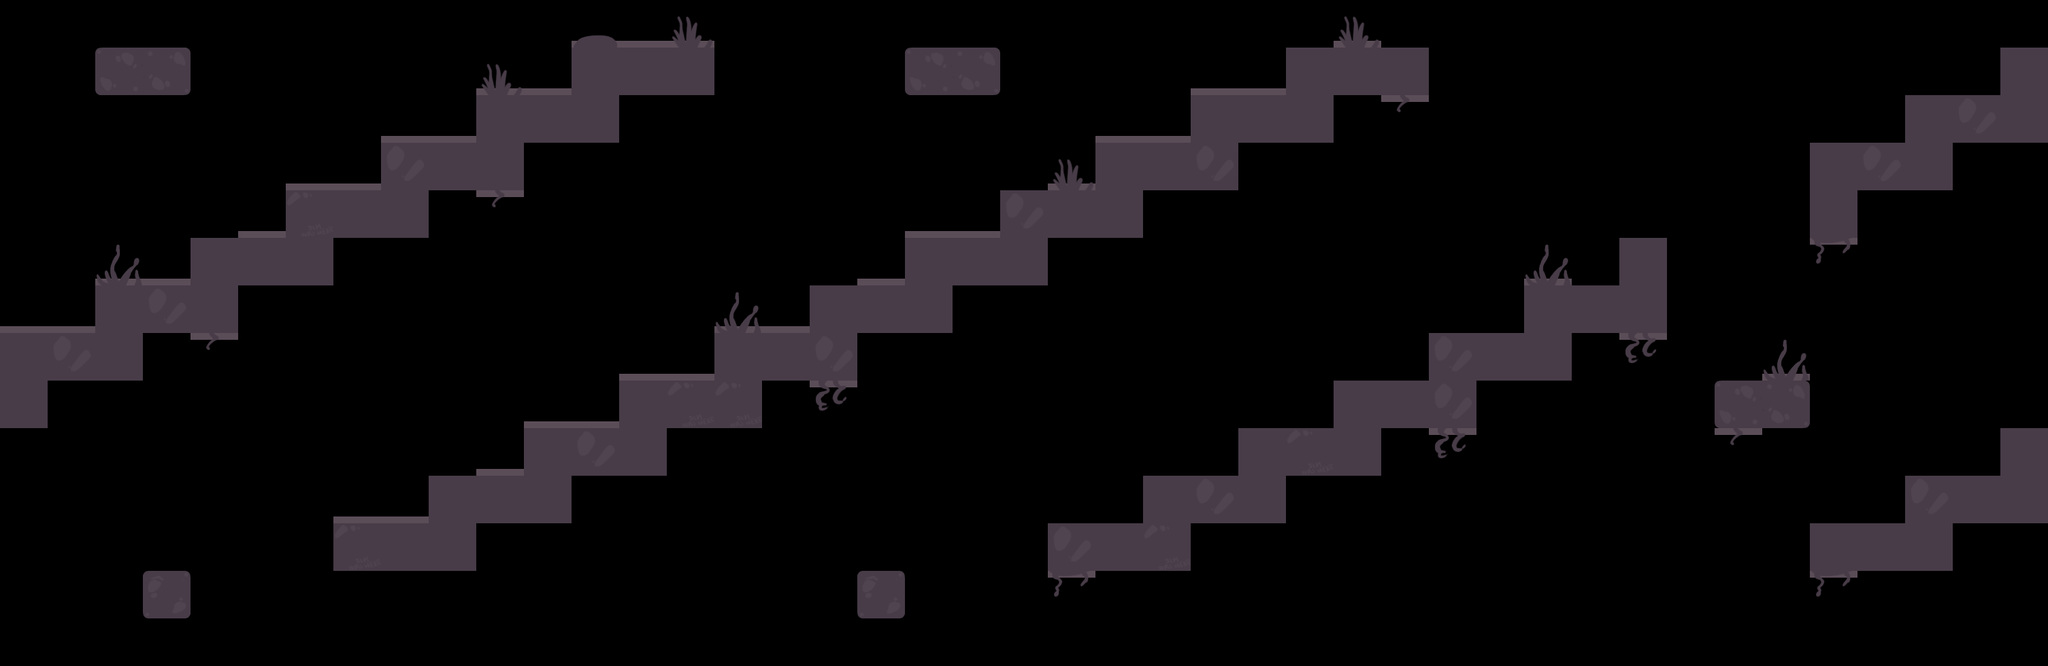

A level layout from a 2D game, rendered from its tile map. Below: a short description, then the map file with its tile-grid data intact:
An orthogonal 43x14 tile map with 70x70 px tiles, 1 tile layer (Capa de Patrones 1) and 15 objects.

<map version="1.0" tiledversion="1.1.5" orientation="orthogonal" renderorder="right-down" width="43" height="14" tilewidth="70" tileheight="70" infinite="0" nextobjectid="23">
 <tileset firstgid="1" source="../../tiles_fv.tsx" />
 <layer name="Capa de Patrones 1" width="43" height="14">
  <data encoding="csv">
0,0,0,0,0,0,0,0,0,0,0,0,4,8,1,0,0,0,0,0,0,0,0,0,0,0,0,0,1,0,0,0,0,0,0,0,0,0,0,0,0,0,0,
0,0,25,32,0,0,0,0,0,0,1,8,26,26,26,0,0,0,0,25,32,0,0,0,0,8,8,26,26,26,0,0,0,0,0,0,0,0,0,0,0,0,26,
0,0,0,0,0,0,0,0,8,8,26,26,26,0,0,0,0,0,0,0,0,0,0,8,8,26,26,26,0,7,0,0,0,0,0,0,0,0,0,0,26,27,26,
0,0,0,0,0,0,8,8,27,26,26,0,0,0,0,0,0,0,0,0,0,0,1,26,26,27,0,0,0,0,0,0,0,0,0,0,0,0,26,27,26,0,0,
0,0,0,0,0,8,30,26,26,0,7,0,0,0,0,0,0,0,0,8,8,27,26,26,0,0,0,0,0,0,0,0,0,0,0,0,0,0,26,0,0,0,0,
0,0,3,8,26,26,26,0,0,0,0,0,0,0,0,0,0,0,8,26,26,26,0,0,0,0,0,0,0,0,0,0,3,0,26,0,0,0,5,0,0,0,0,
8,8,26,27,26,0,0,0,0,0,0,0,0,0,0,3,8,26,26,26,0,0,0,0,0,0,0,0,0,0,0,0,26,26,26,0,0,0,0,0,0,0,0,
26,27,26,0,7,0,0,0,0,0,0,0,0,8,8,26,26,27,0,0,0,0,0,0,0,0,0,0,0,0,27,26,26,0,6,0,0,3,0,0,0,0,0,
26,0,0,0,0,0,0,0,0,0,0,8,8,26,30,30,0,6,0,0,0,0,0,0,0,0,0,0,26,26,27,0,0,0,0,0,25,32,0,0,0,0,0,
0,0,0,0,0,0,0,0,0,0,8,26,27,26,0,0,0,0,0,0,0,0,0,0,0,0,26,30,26,0,6,0,0,0,0,0,7,0,0,0,0,0,26,
0,0,0,0,0,0,0,8,8,26,26,26,0,0,0,0,0,0,0,0,0,0,0,0,26,27,26,0,0,0,0,0,0,0,0,0,0,0,0,0,27,26,26,
0,0,0,0,0,0,0,30,26,26,0,0,0,0,0,0,0,0,0,0,0,0,27,26,30,0,0,0,0,0,0,0,0,0,0,0,0,0,26,26,26,0,0,
0,0,0,24,0,0,0,0,0,0,0,0,0,0,0,0,0,0,24,0,0,0,5,0,0,0,0,0,0,0,0,0,0,0,0,0,0,0,5,0,0,0,0,
0,0,0,0,0,0,0,0,0,0,0,0,0,0,0,0,0,0,0,0,0,0,0,0,0,0,0,0,0,0,0,0,0,0,0,0,0,0,0,0,0,0,0
</data>
 </layer>
 <objectgroup name="spawn" />
 <objectgroup name="colision">
  <object id="2" x="0" y="630">
   <polyline points="0,0 0,-140 140,-140 140,-210 280,-210 280,-280 420,-280 420,-350 560,-350 560,-420 700,-420 700,-490 840,-490 840,-560 1050,-560 1050,-490 910,-490 910,-420 770,-420 770,-350 630,-350 630,-280 490,-280 490,-210 350,-210 350,-140 210,-140 210,-70 70,-70 70,0 0,0" />
  </object>
  <object id="3" x="490" y="770">
   <polyline points="0,0 140,0 140,-70 280,-70 280,-140 420,-140 420,-210 560,-210 560,-280 700,-280 700,-350 840,-350 840,-420 980,-420 980,-490 1120,-490 1120,-560 1260,-560 1260,-630 1400,-630 1400,-700 1610,-700 1610,-630 1470,-630 1470,-560 1330,-560 1330,-490 1190,-490 1190,-420 1050,-420 1050,-350 910,-350 910,-280 770,-280 770,-210 630,-210 630,-140 490,-140 490,-70 350,-70 350,0 210,0 210,70 0,70 0,0" />
  </object>
  <object id="4" x="1540" y="770">
   <polyline points="0,0 140,0 140,-70 280,-70 280,-140 420,-140 420,-210 560,-210 560,-280 700,-280 700,-350 840,-350 840,-420 910,-420 910,-280 770,-280 770,-210 630,-210 630,-140 490,-140 490,-70 350,-70 350,0 210,0 210,70 0,70 0,0" />
  </object>
  <object id="5" x="2660" y="350">
   <polyline points="0,0 0,-140 140,-140 140,-210 280,-210 280,-280 350,-280 350,-140 210,-140 210,-70 70,-70 70,0 0,0" />
  </object>
  <object id="6" x="2520" y="560">
   <polyline points="0,0 140,0 140,70 0,70 0,0" />
  </object>
  <object id="7" x="2660" y="770">
   <polyline points="0,0 140,0 140,-70 280,-70 280,-140 350,-140 350,0 210,0 210,70 0,70 0,0" />
  </object>
  <object id="14" x="140" y="70">
   <polyline points="0,0 140,0 140,70 0,70 0,0" />
  </object>
  <object id="15" x="1330" y="70">
   <polyline points="0,0 140,0 140,70 0,70 0,0" />
  </object>
  <object id="16" x="210" y="840">
   <polyline points="0,0 70,0 70,70 0,70 0,0" />
  </object>
  <object id="17" x="1260" y="840">
   <polyline points="0,0 70,0 70,70 0,70 0,0" />
  </object>
 </objectgroup>
 <objectgroup color="#0000ff" name="checkpoint">
  <object id="9" x="770" y="420" width="70" height="70" />
  <object id="10" x="1820" y="420" width="70" height="70" />
  <object id="11" x="2660" y="70" width="70" height="70" />
  <object id="12" x="1610" y="0" width="70" height="70" />
  <object id="13" x="630" y="0" width="70" height="70" />
 </objectgroup>
</map>
